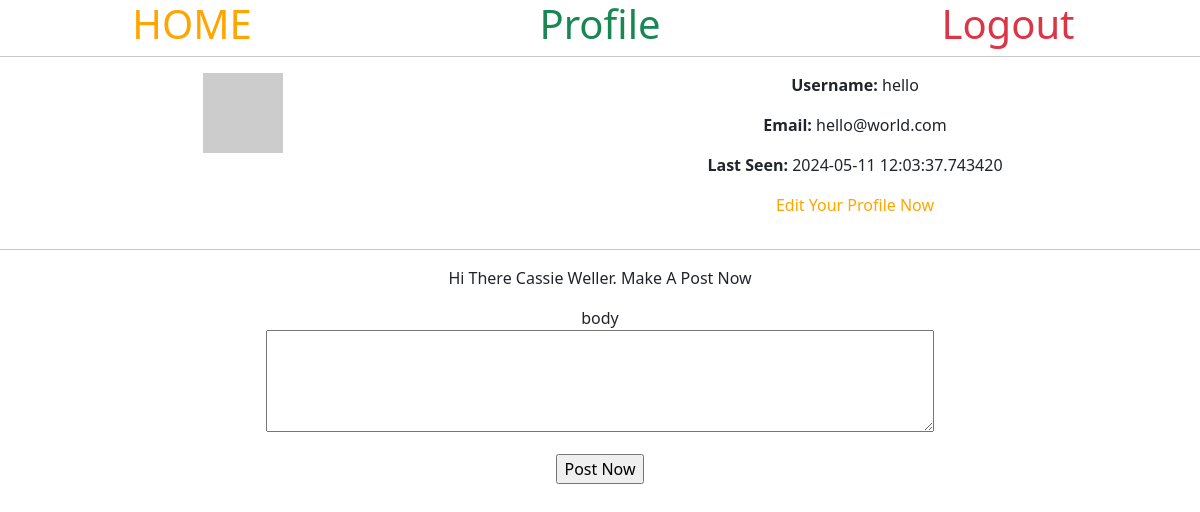
Screenshot of /hello/profile (signed in) with the database file from the repository.
### app/models.py (models this page shows, shortened)
class User(UserMixin, db.Model):
    id = db.Column(db.Integer, primary_key=True)
    username = db.Column(db.String(64), index=True, unique=True)
    email = db.Column(db.String(120), index=True, unique=True)
    password_hash = db.Column(db.String(128))
    about_me = db.Column(db.String(140))
    last_seen = db.Column(db.DateTime, default=datetime.now)
    posts = db.relationship("Post", backref='author', lazy='dynamic')
    def avatar(self,size):
       digest= md5(self.email.lower().encode('utf-8')).hexdigest()
       return f'https://www.gravatar.com/avatar/{digest}?d=identicon&s={size}'

### app/routes.py (the view)
@app.route('/<username>/profile', methods=['GET', 'POST'])
@login_required
def profile(username):
    user = User.query.filter_by(username=username).first_or_404()
    form = PostForm()
    if form.validate_on_submit():
        post = Post(body = form.body.data, author=current_user)
        db.session.add(post)
        db.session.commit()
        flash(f'Your Post Is Live!')
        return redirect(url_for('index'))
    return render_template (
         'profile.html',
         title='Profile',
         user=user,
         form=form)

### app/forms.py
class PostForm(FlaskForm):
    body = TextAreaField('body', validators=[DataRequired()])
    submit = SubmitField('Post Now')

### app/models.py (called while the page is built)
@login.user_loader
def load_user(id):
    return User.query.get(int(id))

### app/routes.py (called while the page is built)
@app.before_request
def before_request():
    if current_user.is_authenticated:
        current_user.last_seen = datetime.now()
        db.session.commit()

### app/templates/profile.html (shortened to what this page needs)
{% extends 'base.html' %}
{% block content%}
  <div class="row">
    <div class="col-md-5 text center">
      <p>
       <img src="{{user.avatar(120)}}" alt="User Avatar">
      </p>
     </div>
     <div class="col-md-7">
      <p>
        <strong>Username:</strong> {{user.username}}
      </p>
      <p>
        <strong>Email:</strong> {{user.email}}
      </p>
      {%if user.last_seen%}
      <p>
        <strong>Last Seen:</strong> {{ user.last_seen}}
      </p>
      {%endif%}
      <p>
        <a href="{{ url_for ('edit_profile') }}">Edit Your Profile Now  </a>
      </p>
     </div>
  </div>
  <hr>
<div class="row">
  <div class="col-md-12">
    <p> Hi There {{ current_user.username}}. Make A Post Now</p>
    <form action="" method="post" novalidate>
      <p>
        {{ form.body.label }} <br>
        {{ form.body (cols=70, rows=4) }}<br>
    </p>
      <p>
          {{ form.submit() }}
      </p>
</div>
  {% endblock %}

### app/static/css/style.css (style rules this page uses)
a { color: orange; text-decoration: none; text-align: center; }

### rows the page displays
User: username "hello", email "hello@world.com", last_seen "2024-05-11 12:03:37.743420"
User: username "Cassie Weller"
